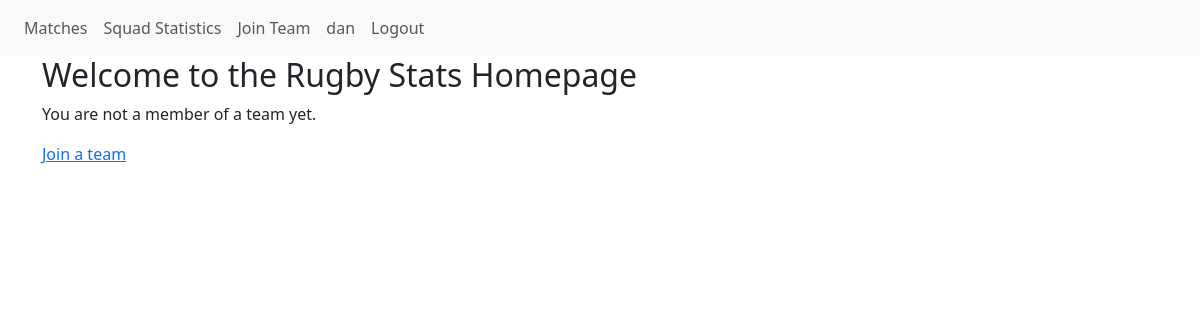
Before: / (signed in) with the older database file.
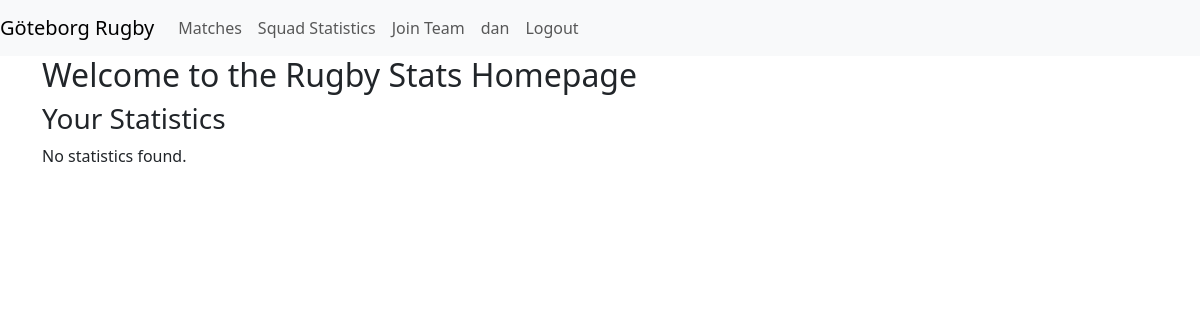
After: the same page with the newer database file.
### stats/models.py (models this page shows, shortened)
class MyUser(AbstractUser):
    player = models.OneToOneField(Player, on_delete=models.CASCADE, null=True, blank=True)
    coach = models.BooleanField(default=False)
    team = models.ForeignKey(Team, on_delete=models.CASCADE, null=True, blank=True)
    @property
    def is_coach(self):
        return self.coach

class Team(models.Model):
    name = models.CharField(max_length=30)
    invite_code = models.CharField(max_length=10, null=True, blank=True)

### stats/views.py (the view)
# urls.py: path('', views.index, name='index'),
def index(request):
    if request.user.is_authenticated:
        try:
            player = request.user.player
            statistics = PlayerStatistic.objects.filter(player=player)
            context = {'statistics': statistics}
            return render(request, 'index.html', context)
        except Player.DoesNotExist:
            context = {'message': 'You are not associated with a player. Please contact your coach to connect your account.'}
            return render(request, 'index.html', context)
    else:
        return render(request, 'index.html')

### stats/templates/index.html (shortened to what this page needs)
{% extends 'base.html' %}
{% block content %}
<div class="container">
    <h2>Welcome to the Rugby Stats Homepage</h2>
    {% if user.is_authenticated %}
        {% if user.team %}
            <h3>Your Statistics</h3>
            {% if statistics %}
                <table class="table" id="stats">
                    <thead>
                        <tr>
                            <th>Match</th>
                            <th>Match Date</th>
                            <th>Tackles Made</th>
                            <th>Rucks Hit</th>
                            <th>Passes</th>
                            <th>Carries</th>
                            <th>Tackles Missed</th>
                            <th>Tries</th>
                            <th>Conversions</th>
                            <th>Penalties</th>
                            <th>Yellow Cards</th>
                            <th>Red Cards</th>
                            <th>Match Stats</th>
                        </tr>
                    </thead>
                    <tbody>
                        {% for statistic in statistics %}
                            <tr>
                                <td>{{statistic.match.match_name}}</td>
                                <td>{{ statistic.match.date }}</td>
                                <td>{{ statistic.tackles_made }}</td>
                                <td>{{ statistic.rucks_hit }}</td>
                                <td>{{ statistic.passes }}</td>
                                <td>{{ statistic.carries }}</td>
                                <td>{{ statistic.tackles_missed }}</td>
                                <td>{{ statistic.tries }}</td>
                                <td>{{ statistic.conversions }}</td>
                                <td>{{ statistic.penalties }}</td>
                                <td>{{ statistic.yellow_cards }}</td>
                                <td>{{ statistic.red_cards }}</td>
                                <td><a href="{% url 'player_statistics' statistic.match.id %}">View Match Stats</a></td>
                            </tr>
                        {% endfor %}
                    </tbody>
                </table>
            {% else %}
                <p>No statistics found.</p>
            {% endif %}
        {% else %}
            <p>You are not a member of a team yet.</p>
            <a href="{% url 'join' %}">Join a team</a>
        {% endif %}
    {% else %}
        <p>You are not logged in.</p>
        <a href="{% url 'login' %}">Log in</a> or <a href="{% url 'register' %}">register</a>
    {% endif %}
</div>
{% endblock %}

### stats/templates/base.html (shortened to what this page needs)
<!doctype html>
<html lang="en">
  <head>
    <link href="https://cdn.jsdelivr.net/npm/bootstrap@5.3.0-alpha1/dist/css/bootstrap.min.css" rel="stylesheet">
    <link rel="stylesheet" type="text/css" href="https://cdn.datatables.net/v/bs5/dt-1.10.22/datatables.min.css"/>
  </head>
  <body>
    <nav class="navbar navbar-expand-lg navbar-light bg-light">
        <div class="navbar-brand">
            {% if user.is_authenticated %}
                {{ user.team.name }}
            {% endif %}
        </div>
        <div class="collapse navbar-collapse" id="navbarNav">
            <ul class="navbar-nav mr-auto">
                <li class="nav-item">
                    <a class="nav-link" href="{% url 'matches' %}">Matches</a>
                </li>
                <li class="nav-item">
                    <a class="nav-link" href="{% url 'squad' %}">Squad Statistics</a>
                </li>
                <li class="nav-item">
                    <a class="nav-link" href="{% url 'join' %}">Join Team</a>
                </li>
            </ul>
            <ul class="navbar-nav">
                {% if user.is_authenticated %}
                <li class="nav-item">
                    <a class="nav-link" href="{% url 'index' %}">{{ user.username }}</a>
                </li>
                <li class="nav-item">
                    <a class="nav-link" href="{% url 'logout' %}">Logout</a>
                </li>
                {% endif %}
            </ul>
        </div>
    </nav>
    {% block content %}{% endblock %}
  </body>
</html>

Changed rows visible on the page:
changed MyUser "dan": team.name (not shown) → "Göteborg Rugby"; team_id empty → 1 (drawn)
Other visible differences:
text no longer shown: "You are not a member of a team yet. Join a team"
text now shown: "Your Statistics No statistics found."
